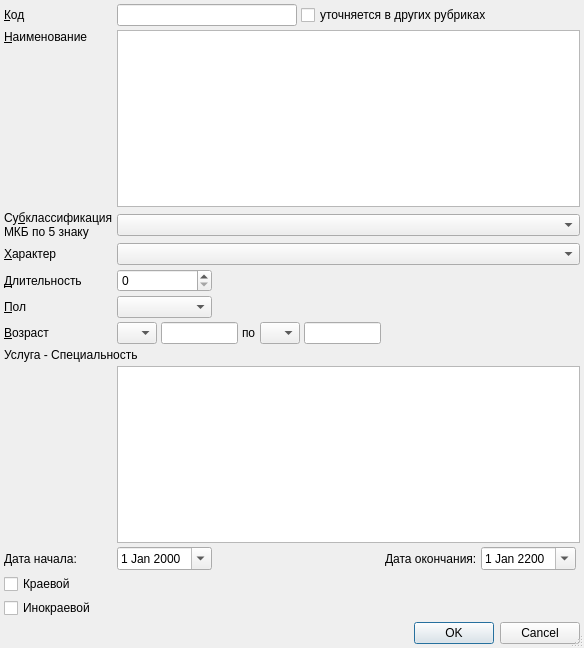
<?xml version="1.0" encoding="UTF-8"?>
<ui version="4.0">
 <class>ItemEditorDialog</class>
 <widget class="QDialog" name="ItemEditorDialog">
  <property name="geometry">
   <rect>
    <x>0</x>
    <y>0</y>
    <width>584</width>
    <height>648</height>
   </rect>
  </property>
  <property name="windowTitle">
   <string>ChangeMe!</string>
  </property>
  <property name="sizeGripEnabled">
   <bool>true</bool>
  </property>
  <layout class="QGridLayout" name="gridLayout">
   <property name="margin">
    <number>4</number>
   </property>
   <property name="spacing">
    <number>4</number>
   </property>
   <item row="4" column="2" colspan="5">
    <spacer>
     <property name="orientation">
      <enum>Qt::Horizontal</enum>
     </property>
     <property name="sizeHint" stdset="0">
      <size>
       <width>289</width>
       <height>17</height>
      </size>
     </property>
    </spacer>
   </item>
   <item row="13" column="4">
    <widget class="QLabel" name="lblEndDate">
     <property name="text">
      <string>Дата окончания:</string>
     </property>
    </widget>
   </item>
   <item row="0" column="3" colspan="4">
    <widget class="QCheckBox" name="chkPrim">
     <property name="whatsThis">
      <string>В справочнике МКБ обычно отмечается звёздочкой</string>
     </property>
     <property name="text">
      <string>уточняется в других рубриках</string>
     </property>
    </widget>
   </item>
   <item row="6" column="4" colspan="3">
    <spacer name="spacer_2">
     <property name="orientation">
      <enum>Qt::Horizontal</enum>
     </property>
     <property name="sizeHint" stdset="0">
      <size>
       <width>173</width>
       <height>20</height>
      </size>
     </property>
    </spacer>
   </item>
   <item row="0" column="0">
    <widget class="QLabel" name="lblCode">
     <property name="text">
      <string>&amp;Код</string>
     </property>
     <property name="buddy">
      <cstring>edtCode</cstring>
     </property>
    </widget>
   </item>
   <item row="5" column="2" colspan="5">
    <spacer name="spacer">
     <property name="orientation">
      <enum>Qt::Horizontal</enum>
     </property>
     <property name="sizeHint" stdset="0">
      <size>
       <width>289</width>
       <height>20</height>
      </size>
     </property>
    </spacer>
   </item>
   <item row="0" column="1" colspan="2">
    <widget class="QLineEdit" name="edtCode"/>
   </item>
   <item row="3" column="1" colspan="6">
    <widget class="QComboBox" name="cmbCharacters">
     <property name="whatsThis">
      <string>Допустимый характер заболевания, применяется для контроля ввода</string>
     </property>
    </widget>
   </item>
   <item row="2" column="1" colspan="6">
    <widget class="CRBComboBox" name="cmbMKBSubclass">
     <property name="whatsThis">
      <string>Последующее уточнение кода диагноза, не предписанное справочником МКБ</string>
     </property>
    </widget>
   </item>
   <item row="8" column="0" colspan="7">
    <widget class="QLabel" name="label_2">
     <property name="text">
      <string>Услуга - Специальность</string>
     </property>
    </widget>
   </item>
   <item row="6" column="1" colspan="3">
    <layout class="QHBoxLayout" name="horizontalLayout">
     <property name="spacing">
      <number>4</number>
     </property>
     <item>
      <widget class="QComboBox" name="cmbBegAgeUnit">
       <item>
        <property name="text">
         <string/>
        </property>
       </item>
       <item>
        <property name="text">
         <string>Д</string>
        </property>
       </item>
       <item>
        <property name="text">
         <string>Н</string>
        </property>
       </item>
       <item>
        <property name="text">
         <string>М</string>
        </property>
       </item>
       <item>
        <property name="text">
         <string>Г</string>
        </property>
       </item>
      </widget>
     </item>
     <item>
      <widget class="QLineEdit" name="edtBegAgeCount">
       <property name="sizePolicy">
        <sizepolicy hsizetype="Expanding" vsizetype="Fixed">
         <horstretch>0</horstretch>
         <verstretch>0</verstretch>
        </sizepolicy>
       </property>
       <property name="inputMask">
        <string>000; </string>
       </property>
       <property name="maxLength">
        <number>3</number>
       </property>
      </widget>
     </item>
     <item>
      <widget class="QLabel" name="lblAgeSep">
       <property name="text">
        <string>по</string>
       </property>
       <property name="buddy">
        <cstring>cmbEndAgeUnit</cstring>
       </property>
      </widget>
     </item>
     <item>
      <widget class="QComboBox" name="cmbEndAgeUnit">
       <item>
        <property name="text">
         <string/>
        </property>
       </item>
       <item>
        <property name="text">
         <string>Д</string>
        </property>
       </item>
       <item>
        <property name="text">
         <string>Н</string>
        </property>
       </item>
       <item>
        <property name="text">
         <string>М</string>
        </property>
       </item>
       <item>
        <property name="text">
         <string>Г</string>
        </property>
       </item>
      </widget>
     </item>
     <item>
      <widget class="QLineEdit" name="edtEndAgeCount">
       <property name="sizePolicy">
        <sizepolicy hsizetype="Expanding" vsizetype="Fixed">
         <horstretch>0</horstretch>
         <verstretch>0</verstretch>
        </sizepolicy>
       </property>
       <property name="inputMask">
        <string>000; </string>
       </property>
       <property name="maxLength">
        <number>3</number>
       </property>
      </widget>
     </item>
    </layout>
   </item>
   <item row="4" column="0">
    <widget class="QLabel" name="lblDuration">
     <property name="text">
      <string>&amp;Длительность</string>
     </property>
     <property name="buddy">
      <cstring>edtDuration</cstring>
     </property>
    </widget>
   </item>
   <item row="13" column="5">
    <widget class="CDateEdit" name="edtEndDate">
     <property name="sizePolicy">
      <sizepolicy hsizetype="Maximum" vsizetype="Fixed">
       <horstretch>0</horstretch>
       <verstretch>0</verstretch>
      </sizepolicy>
     </property>
     <property name="date">
      <date>
       <year>2200</year>
       <month>1</month>
       <day>1</day>
      </date>
     </property>
     <property name="calendarPopup">
      <bool>true</bool>
     </property>
    </widget>
   </item>
   <item row="5" column="0">
    <widget class="QLabel" name="lblSex">
     <property name="text">
      <string>&amp;Пол</string>
     </property>
     <property name="buddy">
      <cstring>cmbSex</cstring>
     </property>
    </widget>
   </item>
   <item row="13" column="0">
    <widget class="QLabel" name="lblBegDate">
     <property name="text">
      <string>Дата начала:</string>
     </property>
    </widget>
   </item>
   <item row="14" column="0" colspan="5">
    <widget class="QCheckBox" name="chkOMS">
     <property name="text">
      <string>Краевой</string>
     </property>
    </widget>
   </item>
   <item row="3" column="0">
    <widget class="QLabel" name="lblCharacters">
     <property name="text">
      <string>&amp;Характер</string>
     </property>
     <property name="buddy">
      <cstring>cmbCharacters</cstring>
     </property>
    </widget>
   </item>
   <item row="1" column="0">
    <widget class="QLabel" name="lblName">
     <property name="text">
      <string>&amp;Наименование</string>
     </property>
     <property name="alignment">
      <set>Qt::AlignLeading|Qt::AlignLeft|Qt::AlignTop</set>
     </property>
     <property name="buddy">
      <cstring>edtName</cstring>
     </property>
    </widget>
   </item>
   <item row="2" column="0">
    <widget class="QLabel" name="label">
     <property name="text">
      <string>Cу&amp;бклассификация
МКБ по 5 знаку</string>
     </property>
     <property name="buddy">
      <cstring>cmbMKBSubclass</cstring>
     </property>
    </widget>
   </item>
   <item row="15" column="0" colspan="2">
    <widget class="QCheckBox" name="chkMTR">
     <property name="text">
      <string>Инокраевой</string>
     </property>
    </widget>
   </item>
   <item row="6" column="0">
    <widget class="QLabel" name="lblAge">
     <property name="text">
      <string>&amp;Возраст</string>
     </property>
     <property name="buddy">
      <cstring>cmbBegAgeUnit</cstring>
     </property>
    </widget>
   </item>
   <item row="13" column="1">
    <widget class="CDateEdit" name="edtBegDate">
     <property name="sizePolicy">
      <sizepolicy hsizetype="Maximum" vsizetype="Fixed">
       <horstretch>0</horstretch>
       <verstretch>0</verstretch>
      </sizepolicy>
     </property>
     <property name="calendarPopup">
      <bool>true</bool>
     </property>
    </widget>
   </item>
   <item row="16" column="0" colspan="7">
    <widget class="QDialogButtonBox" name="buttonBox">
     <property name="orientation">
      <enum>Qt::Horizontal</enum>
     </property>
     <property name="standardButtons">
      <set>QDialogButtonBox::Cancel|QDialogButtonBox::Ok</set>
     </property>
    </widget>
   </item>
   <item row="5" column="1">
    <widget class="QComboBox" name="cmbSex">
     <item>
      <property name="text">
       <string/>
      </property>
     </item>
     <item>
      <property name="text">
       <string>М</string>
      </property>
     </item>
     <item>
      <property name="text">
       <string>Ж</string>
      </property>
     </item>
    </widget>
   </item>
   <item row="4" column="1">
    <widget class="QSpinBox" name="edtDuration">
     <property name="maximum">
      <number>999</number>
     </property>
    </widget>
   </item>
   <item row="1" column="1" colspan="6">
    <widget class="QTextEdit" name="edtName"/>
   </item>
   <item row="10" column="1" rowspan="3" colspan="6">
    <widget class="CInDocTableView" name="tblServiceSpecialty">
     <property name="enabled">
      <bool>true</bool>
     </property>
     <property name="minimumSize">
      <size>
       <width>0</width>
       <height>150</height>
      </size>
     </property>
    </widget>
   </item>
   <item row="11" column="0">
    <spacer name="verticalSpacer">
     <property name="orientation">
      <enum>Qt::Vertical</enum>
     </property>
     <property name="sizeHint" stdset="0">
      <size>
       <width>20</width>
       <height>40</height>
      </size>
     </property>
    </spacer>
   </item>
  </layout>
 </widget>
 <customwidgets>
  <customwidget>
   <class>CRBComboBox</class>
   <extends>QComboBox</extends>
   <header>library/crbcombobox.h</header>
  </customwidget>
  <customwidget>
   <class>CDateEdit</class>
   <extends>QDateEdit</extends>
   <header>library/DateEdit.h</header>
  </customwidget>
  <customwidget>
   <class>CInDocTableView</class>
   <extends>QTableView</extends>
   <header>library/InDocTable.h</header>
  </customwidget>
 </customwidgets>
 <tabstops>
  <tabstop>edtCode</tabstop>
  <tabstop>chkPrim</tabstop>
  <tabstop>edtName</tabstop>
  <tabstop>cmbMKBSubclass</tabstop>
  <tabstop>cmbCharacters</tabstop>
  <tabstop>edtDuration</tabstop>
  <tabstop>cmbSex</tabstop>
  <tabstop>cmbBegAgeUnit</tabstop>
  <tabstop>edtBegAgeCount</tabstop>
  <tabstop>cmbEndAgeUnit</tabstop>
  <tabstop>edtEndAgeCount</tabstop>
  <tabstop>buttonBox</tabstop>
 </tabstops>
 <resources/>
 <connections>
  <connection>
   <sender>buttonBox</sender>
   <signal>accepted()</signal>
   <receiver>ItemEditorDialog</receiver>
   <slot>accept()</slot>
   <hints>
    <hint type="sourcelabel">
     <x>169</x>
     <y>339</y>
    </hint>
    <hint type="destinationlabel">
     <x>105</x>
     <y>344</y>
    </hint>
   </hints>
  </connection>
  <connection>
   <sender>buttonBox</sender>
   <signal>rejected()</signal>
   <receiver>ItemEditorDialog</receiver>
   <slot>reject()</slot>
   <hints>
    <hint type="sourcelabel">
     <x>249</x>
     <y>339</y>
    </hint>
    <hint type="destinationlabel">
     <x>221</x>
     <y>344</y>
    </hint>
   </hints>
  </connection>
 </connections>
</ui>
